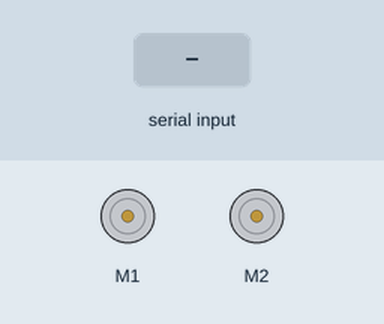
This sketch was run on a simulated Arduino Uno, built with avr-gcc and run on an emulated ATmega328P. Shown: 2 × DC motor (green arrow = forward, orange = backward, longer = faster). Inputs (shaded band) come from the test bench.

Above: at 1.2 s.
1.3 s: "w" received over Serial
At 2.2 s:
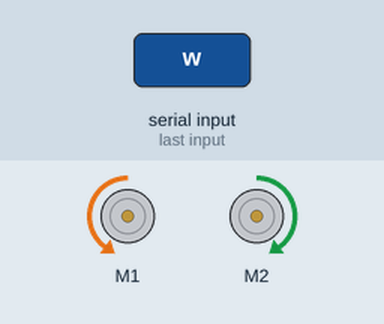
2.8 s: "s" received over Serial
At 3.7 s:
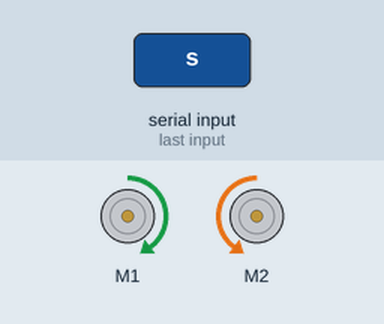
4.8 s: "a" received over Serial
At 6.4 s:
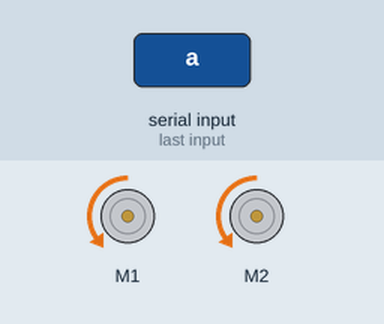
6.8 s: "d" received over Serial
At 7.9 s:
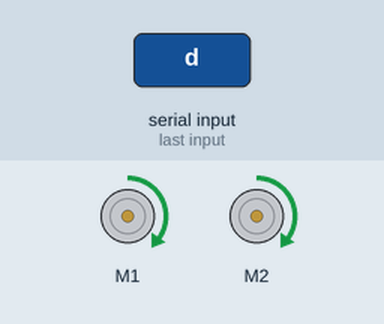
8.8 s: "x" received over Serial
At 10.7 s:
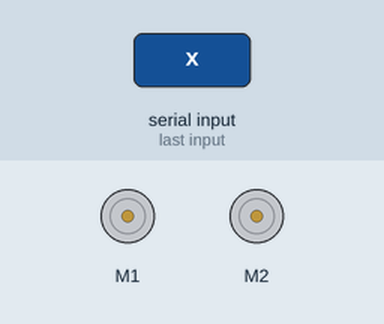
Timing chart, 0 to 11.8 s (numbered marks = the images above; inputs shaded):
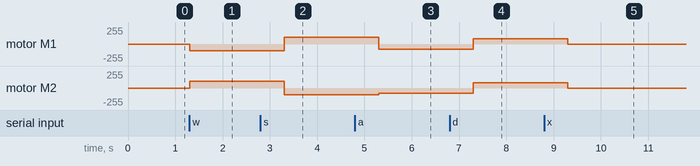

Measured:
- after the input at 1.3 s, motor M1: stopped → backward 100/255 at once; motor M2: stopped → forward 100/255 at once
- after the input at 2.8 s, motor M1: backward 100/255 → forward 100/255 after 0.50 s; motor M2: forward 100/255 → backward 100/255 after 0.50 s
- after the input at 4.8 s, motor M1: forward 100/255 → backward 80/255 after 0.50 s; motor M2: backward 100/255 → backward 80/255 after 0.50 s
- after the input at 6.8 s, motor M1, motor M2: backward 80/255 → forward 80/255 after 0.50 s
- after the input at 8.8 s, motor M1, motor M2: forward 80/255 → stopped after 0.50 s

The sketch:

pruebabtwsad2.ino.ino
```cpp
#include <MeMCore.h>

MeDCMotor motor3(M1);
MeDCMotor motor4(M2);
uint8_t motorSpeed = 100;
uint8_t turnSpeed = 80;

void setup() {
  Serial.begin(9600);
}

void loop() {
  if (Serial.available()) {
    char input = Serial.read();

    switch (input) {
      case 'w':
        motor3.run(-motorSpeed);
        motor4.run(motorSpeed);
        break;
      case 's':
        motor3.run(motorSpeed);
        motor4.run(-motorSpeed);
        break;
      case 'a':
        motor3.run(-turnSpeed);
        motor4.run(-turnSpeed);
        break;
      case 'd':
        motor3.run(turnSpeed);
        motor4.run(turnSpeed);
        break;
      case 'x':
        motor3.stop();
        motor4.stop();
        break;
      default:
        motor3.stop();
        motor4.stop();
        break;
    }
    delay(2000);
  }
}
```
